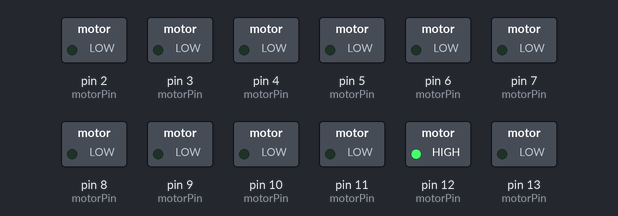
The sketch below on a simulated Arduino Nano, built with avr-gcc and run on an emulated ATmega328P. Parts: switched loads named in the sketch (green lamp = pin HIGH). What the sketch prints to the serial monitor is not drawn.

Above: at 0.4 s.
At 3.6 s:
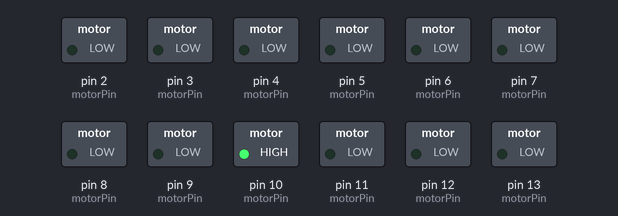
At 6.8 s:
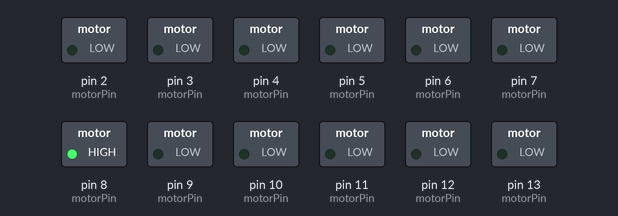
At 12.4 s:
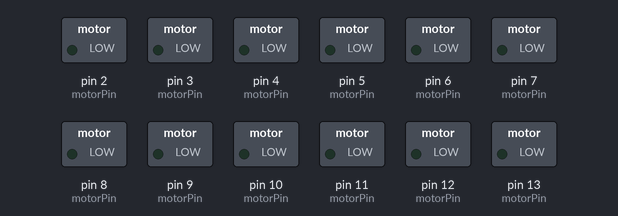
At 18.0 s:
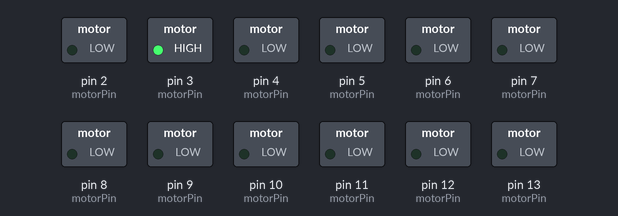
At 24.4 s:
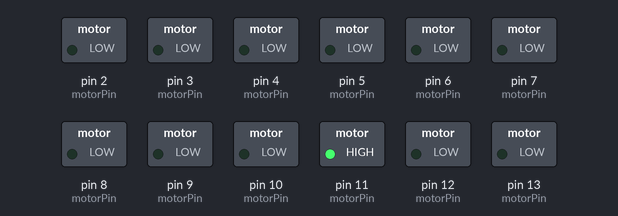
Timing chart, 0 to 25.0 s (numbered marks = the images above):
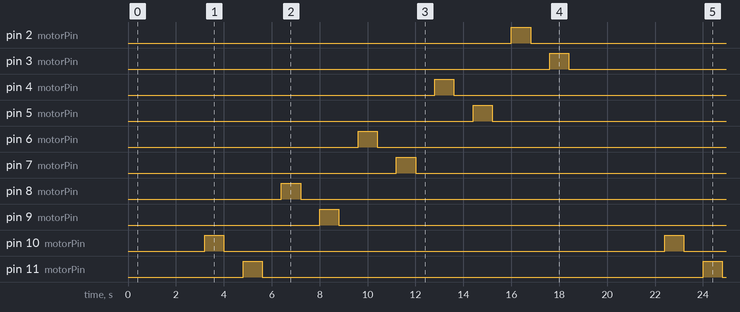

Measured:
- by itself, pin 2 (motorPin), pin 3 (motorPin), pin 4 (motorPin), pin 5 (motorPin), pin 6 (motorPin), pin 7 (motorPin), pin 8 (motorPin), pin 9 (motorPin), pin 10 (motorPin), pin 11 (motorPin), pin 12 (motorPin), pin 13 (motorPin): alternates HIGH for 0.80 s and LOW for 18.4 s
- by itself, everything shown: repeats every 19.2 s, in 24 steps

The sketch:

slave_main_code.ino
```cpp
#include <Wire.h>
#include <EEPROM.h>


#define SLAVE_ADDRESS 0x08
#define MOTOR_NUM 6
#define POS_MEM 0x00
#define HEI_MEM 0x06


int motorPin[MOTOR_NUM*2]  = {13,12,11,10,9,8,7,6,5,4,3,2};
int limitSwitchPin[MOTOR_NUM] = {A0,A1,A2,A3,A6,A7};
int receive_Data[MOTOR_NUM] = {0};

typedef struct{
  int mpA,mpB;
  int lsp;
  byte start;
  int countDown;
  int nowTime;
  byte reset;
  int pos;
}Pin;


static float ms_per_mm = 5.285;
//static float ms_per_mm = 7;
static int btnGap = 100;
int moving;
int testData[MOTOR_NUM] = {30,30,30,30,30,30};
Pin pin[MOTOR_NUM];
int getData;
int standby=0;

void setup()
{
  Serial.begin(9600);
  Serial.println("I2C setup...");
  Wire.begin(SLAVE_ADDRESS);
  Wire.onReceive(receiveData);
  Wire.onRequest(sendData);
  Serial.println("I2C success...");
  //delay(1000);

  for(int i=0;i<MOTOR_NUM;i++){
    pin[i].mpA = motorPin[i*2];
    pinMode(pin[i].mpA,OUTPUT);
    digitalWrite(pin[i].mpA,LOW);
    pin[i].mpB = motorPin[i*2 + 1];
    pinMode(pin[i].mpB,OUTPUT);
    digitalWrite(pin[i].mpB,LOW);
    pin[i].lsp = limitSwitchPin[i];
    pinMode(pin[i].lsp,INPUT_PULLUP);
    pin[i].reset=0;
  }

  int i=0;
  while(1){
    pinTest(i%6);
    i++;
  }

  motorReset();

  getData=0;
  Serial.println("setup end");
  standby = 1;
}


int time_stamp,time_stamp2;
int use_time;


void loop(){
  /*
  for(int i=0;i<MOTOR_NUM;i++){
    Serial.print("P");
    Serial.print(i);
    Serial.print(" : ");
    Serial.print(analogRead(pin[i].lsp));
  }

  Serial.print('\n');
  */
  if(getData){
    //Serial.println("getData");
    for(int i=0;i<MOTOR_NUM;i++){
      testData[i]=EEPROM.read(POS_MEM+i);
    }
    new_motorMove(testData);
    getData=0;
  }

  //pinTest(5);
}

void pinTest(int p){
  //up down
  int T = 800;
  Move(pin[p],1);
  delay(T);
  Stop(pin[p]);
  delay(T);
  Move(pin[p],0);
  delay(T);
  Stop(pin[p]);
  delay(T);

}

void receiveData(int bytecount)
{
  Wire.read();
  for(int i=0;Wire.available()&&i<MOTOR_NUM;i++){

    EEPROM.write(POS_MEM+i,Wire.read());

    getData=1;
  }

}

void sendData()
{
  for(int i=0;i<MOTOR_NUM;i++){
    Wire.write(EEPROM.read(HEI_MEM+i));
  }
}

int lspCheck(){
  for(int i=0;i<MOTOR_NUM;i++){
    if(analogRead(pin[i].lsp)<btnGap){
      //有按下去
      pin[i].reset=1;
      continue;
    }else{
      if(pin[i].reset){
        continue;
      }
      return 0;
    }
  }
  return 1;
}

void motorReset(){
  int val;
  Serial.println("reset start...");
  delay(500);
  while(!lspCheck()){

    for(int i=0;i<MOTOR_NUM;i++){
      if((val=analogRead(pin[i].lsp))<btnGap){
        Stop(pin[i]);
        pin[i].reset=1;
      }else{
        if(!(pin[i].reset)){
          Move(pin[i],0);
        }
      }

      Serial.print(i);
      Serial.print(" : ");
      Serial.print(val);
      Serial.print(", ");
      Serial.print(pin[i].reset);
      Serial.print(", ");

    }
    Serial.println(" ");
  }

  for(int i=0;i<MOTOR_NUM;i++){
    Stop(pin[i]);
    pin[i].reset=0;
    pin[i].pos=0;
    EEPROM.write(HEI_MEM+i,pin[i].pos);
  }

  Serial.println("reset end...");
}

void singleMotorReset(Pin pin){
  while(analogRead(pin.lsp)>btnGap) Move(pin,0);
  Stop(pin);
}


void motorMove(int *distance){

  //歸位
  motorReset();

  //計算要上升的距離時間
  // 70mm 370ms -> 1mm 5.285ms

  for(int i=0;i<MOTOR_NUM;i++){
    if(distance[i]==0){
      continue;
    }
    Move(pin[i],1);
    delay(distance[i]*ms_per_mm);
    Stop(pin[i]);
  }

}

void new_motorMove(int *distance){
  for(int i=0;i<MOTOR_NUM;i++){

    if(distance[i]==0 && analogRead(pin[i].lsp)>btnGap){
      //singleMotorReset(pin[i]);
    }else if(pin[i].pos>distance[i]){
      Move(pin[i],0);
      delay((pin[i].pos-distance[i])*ms_per_mm);
      Stop(pin[i]);
    }else if((pin[i].pos<distance[i])*ms_per_mm){
      Move(pin[i],1);
      delay((distance[i]-pin[i].pos)*ms_per_mm);
      Stop(pin[i]);
    }else{
      continue;
    }
    pin[i].pos=distance[i];
    EEPROM.write(HEI_MEM+i,pin[i].pos);
  }
}

void Move(Pin input,int way){
  moving=1;
  if(way==0){
    digitalWrite(input.mpA,HIGH);
    digitalWrite(input.mpB,LOW);
  }else{
    digitalWrite(input.mpB,HIGH);
    digitalWrite(input.mpA,LOW);
  }
}

void Stop(Pin input){
  moving=0;
  digitalWrite(input.mpA,LOW);
  digitalWrite(input.mpB,LOW);
}
```
